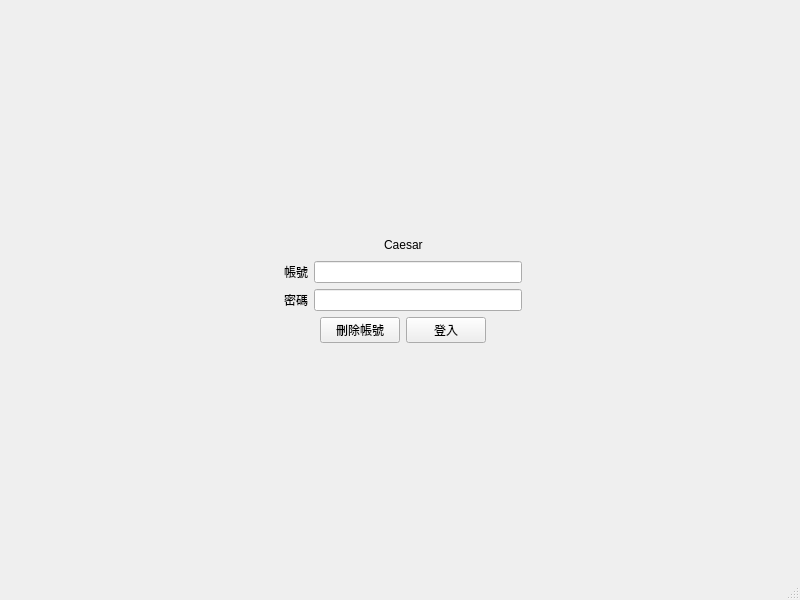
<?xml version="1.0" encoding="UTF-8"?>
<ui version="4.0">
 <class>MainWindow</class>
 <widget class="QMainWindow" name="MainWindow">
  <property name="geometry">
   <rect>
    <x>0</x>
    <y>0</y>
    <width>800</width>
    <height>600</height>
   </rect>
  </property>
  <property name="windowTitle">
   <string>MainWindow</string>
  </property>
  <widget class="QWidget" name="centralwidget">
   <layout class="QFormLayout" name="formLayout">
    <item row="0" column="1">
     <spacer name="verticalSpacer">
      <property name="orientation">
       <enum>Qt::Orientation::Vertical</enum>
      </property>
      <property name="sizeHint" stdset="0">
       <size>
        <width>20</width>
        <height>40</height>
       </size>
      </property>
     </spacer>
    </item>
    <item row="1" column="1">
     <layout class="QVBoxLayout" name="verticalLayout_2">
      <item>
       <layout class="QHBoxLayout" name="horizontalLayout_6">
        <item>
         <spacer name="horizontalSpacer_3">
          <property name="orientation">
           <enum>Qt::Orientation::Horizontal</enum>
          </property>
          <property name="sizeHint" stdset="0">
           <size>
            <width>40</width>
            <height>20</height>
           </size>
          </property>
         </spacer>
        </item>
        <item>
         <layout class="QVBoxLayout" name="verticalLayout">
          <property name="leftMargin">
           <number>10</number>
          </property>
          <property name="rightMargin">
           <number>10</number>
          </property>
          <item>
           <layout class="QHBoxLayout" name="horizontalLayout_7">
            <item>
             <spacer name="horizontalSpacer_5">
              <property name="orientation">
               <enum>Qt::Orientation::Horizontal</enum>
              </property>
              <property name="sizeHint" stdset="0">
               <size>
                <width>40</width>
                <height>20</height>
               </size>
              </property>
             </spacer>
            </item>
            <item>
             <widget class="QLabel" name="label_caesar">
              <property name="text">
               <string>Caesar</string>
              </property>
             </widget>
            </item>
            <item>
             <spacer name="horizontalSpacer_6">
              <property name="orientation">
               <enum>Qt::Orientation::Horizontal</enum>
              </property>
              <property name="sizeHint" stdset="0">
               <size>
                <width>40</width>
                <height>20</height>
               </size>
              </property>
             </spacer>
            </item>
           </layout>
          </item>
          <item>
           <layout class="QHBoxLayout" name="horizontalLayout">
            <item>
             <widget class="QLabel" name="label">
              <property name="text">
               <string>帳號</string>
              </property>
             </widget>
            </item>
            <item>
             <widget class="QLineEdit" name="lineEdit_account"/>
            </item>
           </layout>
          </item>
          <item>
           <layout class="QHBoxLayout" name="horizontalLayout_2">
            <item>
             <widget class="QLabel" name="label_2">
              <property name="text">
               <string>密碼</string>
              </property>
             </widget>
            </item>
            <item>
             <widget class="QLineEdit" name="lineEdit_password"/>
            </item>
           </layout>
          </item>
         </layout>
        </item>
        <item>
         <spacer name="horizontalSpacer_4">
          <property name="orientation">
           <enum>Qt::Orientation::Horizontal</enum>
          </property>
          <property name="sizeHint" stdset="0">
           <size>
            <width>40</width>
            <height>20</height>
           </size>
          </property>
         </spacer>
        </item>
       </layout>
      </item>
      <item>
       <layout class="QHBoxLayout" name="horizontalLayout_3">
        <item>
         <spacer name="horizontalSpacer">
          <property name="orientation">
           <enum>Qt::Orientation::Horizontal</enum>
          </property>
          <property name="sizeHint" stdset="0">
           <size>
            <width>40</width>
            <height>20</height>
           </size>
          </property>
         </spacer>
        </item>
        <item>
         <widget class="QPushButton" name="button_delete">
          <property name="text">
           <string>刪除帳號</string>
          </property>
         </widget>
        </item>
        <item>
         <widget class="QPushButton" name="button_login">
          <property name="text">
           <string>登入</string>
          </property>
         </widget>
        </item>
        <item>
         <spacer name="horizontalSpacer_2">
          <property name="orientation">
           <enum>Qt::Orientation::Horizontal</enum>
          </property>
          <property name="sizeHint" stdset="0">
           <size>
            <width>40</width>
            <height>20</height>
           </size>
          </property>
         </spacer>
        </item>
       </layout>
      </item>
     </layout>
    </item>
    <item row="2" column="1">
     <spacer name="verticalSpacer_2">
      <property name="orientation">
       <enum>Qt::Orientation::Vertical</enum>
      </property>
      <property name="sizeHint" stdset="0">
       <size>
        <width>20</width>
        <height>40</height>
       </size>
      </property>
     </spacer>
    </item>
   </layout>
  </widget>
  <widget class="QMenuBar" name="menubar">
   <property name="geometry">
    <rect>
     <x>0</x>
     <y>0</y>
     <width>800</width>
     <height>24</height>
    </rect>
   </property>
  </widget>
  <widget class="QStatusBar" name="statusbar"/>
 </widget>
 <resources/>
 <connections/>
</ui>
